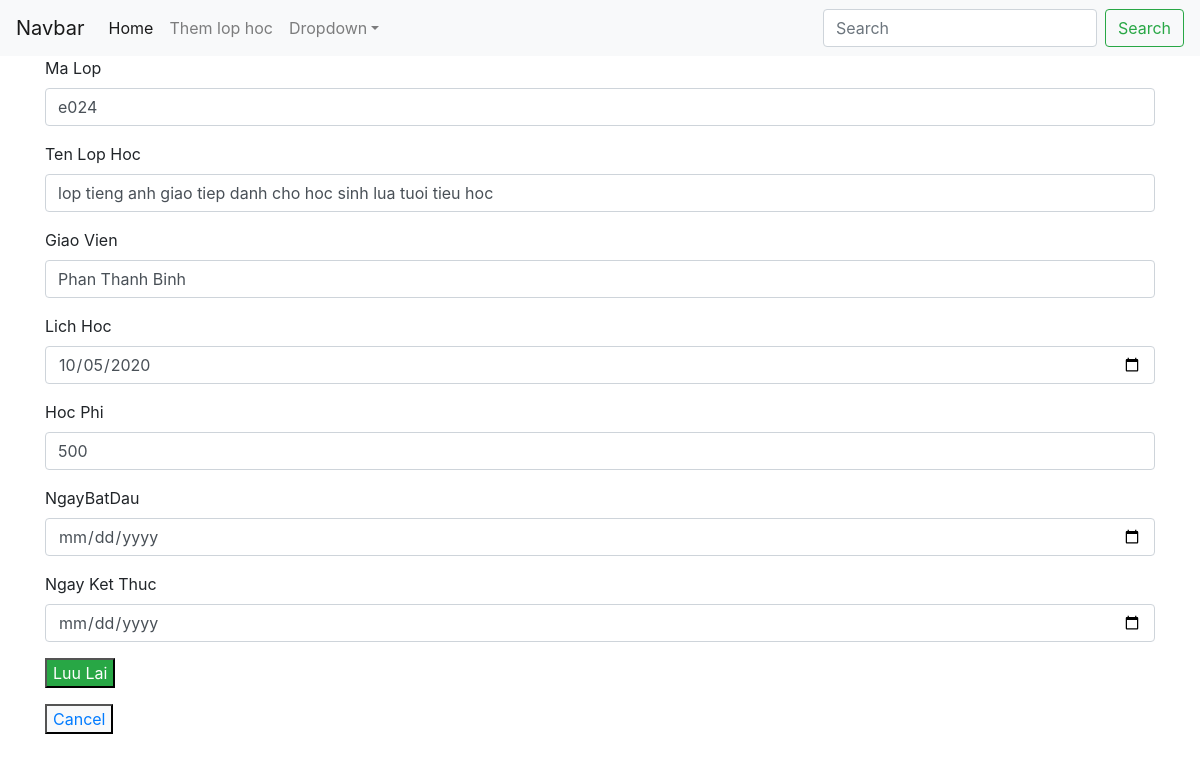
Page /edit.php?MaLop=e024 on the committed database.
### tables this page shows
CREATE TABLE `class` (
  `MaLop` varchar(50) NOT NULL,
  `TenLopHoc` text NOT NULL,
  `GiaoVien` text NOT NULL,
  `LichHoc` varchar(100) NOT NULL,
  `HocPhi` smallint(100) NOT NULL,
  `NgayBatDau` varchar(50) NOT NULL,
  `NgayKetThuc` varchar(50) NOT NULL
);

### Includes/Functions.php (called while the page is built, shortened)
<?php
function getOneClass($MaLop)
{
    global $conn;
    $sql = "SELECT * FROM class WHERE MaLop = '$MaLop'";
    $result = mysqli_query($conn, $sql);
    $class = mysqli_fetch_assoc($result);
    return $class;
}

### edit.php (the view, shortened to what this page needs)
<?php
require('Includes/Connection.php');
include("Includes/Functions.php");
$MaLop = $_GET['MaLop'];
$class = getOneClass($MaLop);
include("Includes/header.php");
?>
<body>
    <main class="container">
        <div class="row">
            <div class="col-md-12">
                <form action="" method="POST">
                    <div class="form-group">
                        <label for="txtMaLop">Ma Lop</label>
                        <input type="text" class="form-control" name="txtMaLop" id="txtMaLop" value="<?php echo $class['MaLop']; ?>">
                    </div>
                    <div class="form-group">
                        <label for="txtTenLopHoc">Ten Lop Hoc</label>
                        <input type="text" class="form-control" name="txtTenLopHoc" id="txtTenLopHoc" value="<?php echo $class['TenLopHoc']; ?>">
                    </div>
                    <div class="form-group">
                        <label for="txtGiaoVien">Giao Vien</label>
                        <input type="text" class="form-control" name="txtGiaoVien" id="txtGiaoVien" value="<?php echo $class['GiaoVien']; ?>">
                    </div>
                    <div class="form-group">
                        <label for="txtLichHoc">Lich Hoc</label>
                        <input type="date" class="form-control" name="txtLichHoc" id="txtLichHoc" value="<?php echo $class['LichHoc']; ?>">
                    </div>
                    <div class="form-group">
                        <label for="txtHocPhi">Hoc Phi</label>
                        <input type="text" class="form-control" name="txtHocPhi" id="txtHocPhi" value="<?php echo $class['HocPhi']; ?>">
                    </div>
                    <div class="form-group">
                        <label for="txtNgayBatDau">NgayBatDau</label>
                        <input type="date" class="form-control" name="txtNgayBatDau" id="txtNgayBatDau" value="<?php echo $class['NgayBatDau']; ?>">
                    </div>
                    <div class="form-group">
                        <label for="txtNgayKetThuc">Ngay Ket Thuc</label>
                        <input type="date" class="form-control" name="txtNgayKetThuc" id="txtNgayKetThuc" value="<?php echo $class['NgayKetThuc']; ?>">
                    </div>
                    <div class="form-group">
                        <button type="submit" class="bg-success text-white" name="btnSave" id="btnSave">
                            Luu Lai
                        </button>
                    </div>
                    <div class="form-group">
                        <button type="back" class="bg-light " name="btnCancel" id="btnCancel">
                            <a class="btnCancel" href="index.php">Cancel</a>
                        </button>
                    </div>
                </form>
            </div>
        </div>
    </main>
</body>
<?php
include("Includes/footer.php");
?>

### rows in the picture
class: txtMaLop "e024", txtTenLopHoc "lop tieng anh giao tiep danh cho hoc sinh lua tuoi tieu hoc", txtGiaoVien "Phan Thanh Binh", txtLichHoc "10/05/2020", txtHocPhi "500"
